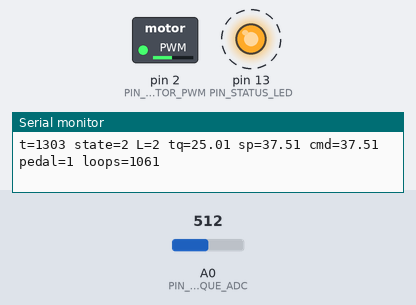
Bench run of a sketch on a simulated Teensy 4. Parts: switched loads named in the sketch (green lamp = pin HIGH), output pins drawn as LEDs (lit = HIGH), the last lines printed to the serial monitor. Dashed ring = blinking. The test bench sets the inputs (shaded band); at power-on: A0 (PIN_TORQUE_ADC) = 512 (analog values on the 0–1023 scale).

Above: at 1.4 s.
1.5 s: A0 (PIN_TORQUE_ADC) set to 716
At 2.25 s:
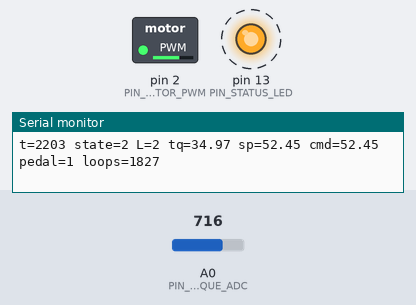
4.5 s: A0 (PIN_TORQUE_ADC) set to 900
At 5.25 s:
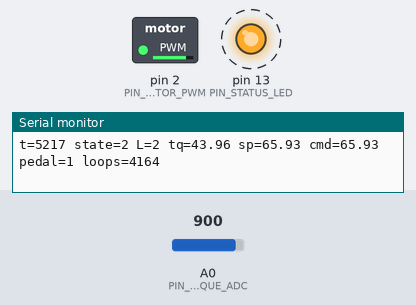
7.5 s: A0 (PIN_TORQUE_ADC) set to 0
At 8.25 s:
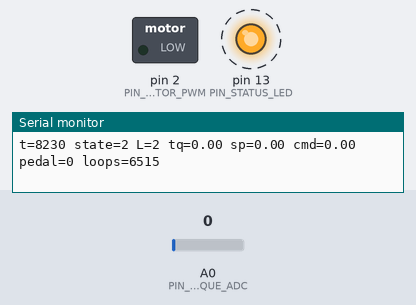
Timing chart, 0 to 17.5 s (numbered marks = the images above; inputs shaded):
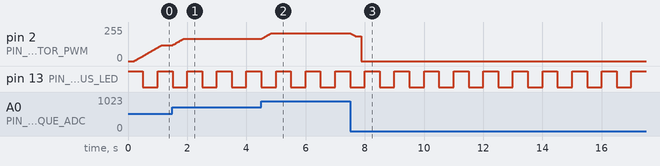

The sketch:

mc_fw_v1.ino
```cpp
// =============================================================================
// E-Bike Motor Controller Firmware — v1
// Target: Teensy 4.0 (NXP i.MX RT1062 @ 600 MHz)
// =============================================================================
// Scope (v1): two inputs (pedal torque, assist level via USB-serial), one
// output (motor-drive PWM as stand-in for 3-phase gate drive). No CAN, no
// brake/wheel/hall/NTC/BMS yet.
//
// Implements (traceable to systems model):
//   HW-MC-01  Teensy 4.0 / i.MX RT1062 @ 600 MHz
//   HW-MC-03  Control loop period <= 1 ms
//   HW-MC-05  Hardware watchdog, <= 100 ms window
//   HW-MC-06  Boot + self-test <= 500 ms
//   SW-MC-01  Closed-loop torque-control rate >= 1 kHz (loop only in v1)
//   SW-MC-02  Torque command latency << 150 ms
//   SW-MC-04  Output ramp <= 40 Nm/s
//   SW-MC-06  Pedal-stop torque decay to <= 0.5 Nm within 300 ms
//   SW-MC-30  Cut-in 5 Nm / cut-out 3 Nm (2 Nm hysteresis)
//   SW-MC-31  Eco/Tour/Sport/Turbo gains 0.5 / 1.5 / 2.5 / 3.5, cap 80 Nm
//   SW-MC-33  Boot -> Self-Test -> Armed (Fault paths deferred to v2)
//   SW-MC-34  Torque ADC sample rate >= 1 kHz
//   SW-MC-35  Assist level Off -> zero output (Armed, telemetry on)
//
// Pin map (Teensy 4.0):
//   A0 (pin 14)  IF-MC-TORQUE   analog in, 0-3.3 V -> 0..50 Nm (linear)
//   pin 2        IF-MC-3PH      motor PWM out (single channel stand-in)
//   pin 13       built-in LED   state indicator (1 Hz blink when Armed)
//   USB serial   IF-CAN-HMI2MC  v1 stub: "L<n>\n" sets assist level (0..4)
//
// Build: Arduino IDE + Teensyduino, board "Teensy 4.0", USB Type "Serial",
//        CPU 600 MHz, Optimize "Faster".
// =============================================================================

#include <Arduino.h>

// ---- Configuration constants (derived from systems model) -------------------
constexpr uint32_t LOOP_HZ                 = 1000;           // HW-MC-03, SW-MC-01
constexpr uint32_t LOOP_PERIOD_US          = 1000000UL / LOOP_HZ;

constexpr float    TORQUE_FULLSCALE_NM     = 50.0f;          // 3.3 V -> 50 Nm
constexpr float    TORQUE_CUT_IN_NM        = 5.0f;           // SW-MC-30
constexpr float    TORQUE_CUT_OUT_NM       = 3.0f;           // SW-MC-30
constexpr float    MOTOR_TORQUE_CAP_NM     = 80.0f;          // SW-MC-31
constexpr float    OUTPUT_RAMP_NM_PER_S    = 40.0f;          // SW-MC-04
constexpr float    PEDAL_STOP_DECAY_TARGET_NM = 0.5f;        // SW-MC-06
constexpr uint32_t PEDAL_STOP_DETECT_MS    = 200;            // SW-MC-06 trigger

constexpr uint32_t SELF_TEST_DURATION_MS   = 200;            // HW-MC-06 (<= 500)
constexpr uint32_t WDT_TIMEOUT_MS          = 100;            // HW-MC-05

// SW-MC-31 assist gain table: Off, Eco, Tour, Sport, Turbo
constexpr float    ASSIST_GAINS[5]         = {0.0f, 0.5f, 1.5f, 2.5f, 3.5f};
constexpr uint8_t  ASSIST_LEVEL_MAX        = 4;
constexpr uint8_t  ASSIST_LEVEL_DEFAULT    = 2;              // Tour

constexpr uint8_t  PIN_TORQUE_ADC          = A0;
constexpr uint8_t  PIN_MOTOR_PWM           = 2;
constexpr uint8_t  PIN_STATUS_LED          = LED_BUILTIN;

constexpr uint8_t  PWM_RESOLUTION_BITS     = 12;
constexpr uint32_t PWM_FREQUENCY_HZ        = 20000;          // ultrasonic
constexpr uint32_t PWM_MAX_COUNT           = (1U << PWM_RESOLUTION_BITS) - 1U;
constexpr uint32_t ADC_RESOLUTION_BITS     = 12;
constexpr uint32_t ADC_MAX_COUNT           = (1U << ADC_RESOLUTION_BITS) - 1U;

constexpr uint32_t TELEMETRY_PERIOD_MS     = 100;            // 10 Hz console out

// ---- MC operating state machine (subset of SW-MC-33) -----------------------
enum class McState : uint8_t {
    Boot = 0,
    SelfTest,
    Armed
    // Disarmed, Derate, Fault deferred to v2
};

struct FirmwareState {
    McState  state               = McState::Boot;
    uint32_t state_entered_ms    = 0;
    uint8_t  assist_level        = ASSIST_LEVEL_DEFAULT;
    float    torque_sample_nm    = 0.0f;
    bool     pedal_active        = false;     // hysteresis output
    uint32_t pedal_last_above_cut_ms = 0;
    float    motor_setpoint_nm   = 0.0f;      // target after gain + cap
    float    motor_command_nm    = 0.0f;      // after ramp limiter (actual out)
    uint32_t last_telemetry_ms   = 0;
    uint32_t loop_count          = 0;
};
static FirmwareState fw;

// ---- Helpers ---------------------------------------------------------------
static inline float clampf(float x, float lo, float hi) {
    return x < lo ? lo : (x > hi ? hi : x);
}

static void enterState(McState s) {
    fw.state = s;
    fw.state_entered_ms = millis();
}

// Map raw ADC counts to Nm: linear, no calibration in v1.
static float readTorqueNm() {
    uint32_t raw = analogRead(PIN_TORQUE_ADC);          // SW-MC-34: at 1 kHz
    float    v   = (float)raw / (float)ADC_MAX_COUNT;   // 0..1
    return v * TORQUE_FULLSCALE_NM;                     // 0..50 Nm
}

// Drive the motor PWM (single duty stand-in for IF-MC-3PH in v1).
static void driveMotor(float command_nm) {
    float duty_f = command_nm / MOTOR_TORQUE_CAP_NM;
    duty_f = clampf(duty_f, 0.0f, 1.0f);
    uint32_t duty = (uint32_t)(duty_f * (float)PWM_MAX_COUNT + 0.5f);
    analogWrite(PIN_MOTOR_PWM, duty);
}

// SW-MC-30: pedal-active hysteresis.
static void updatePedalActive(float torque_nm, uint32_t now_ms) {
    if (!fw.pedal_active && torque_nm >= TORQUE_CUT_IN_NM) {
        fw.pedal_active = true;
    } else if (fw.pedal_active && torque_nm < TORQUE_CUT_OUT_NM) {
        fw.pedal_active = false;
    }
    if (fw.pedal_active) {
        fw.pedal_last_above_cut_ms = now_ms;
    }
}

// SW-MC-31 / SW-MC-35
static float computeAssistSetpoint(float pedal_nm) {
    if (!fw.pedal_active) return 0.0f;
    float gain = ASSIST_GAINS[fw.assist_level];
    float cmd  = pedal_nm * gain;
    return clampf(cmd, 0.0f, MOTOR_TORQUE_CAP_NM);
}

// SW-MC-04: 40 Nm/s slew. Loop is 1 ms -> max step 0.04 Nm.
static float applyRampLimit(float current, float target) {
    const float max_step = OUTPUT_RAMP_NM_PER_S / (float)LOOP_HZ;
    float delta = target - current;
    if      (delta >  max_step) delta =  max_step;
    else if (delta < -max_step) delta = -max_step;
    return current + delta;
}

// SW-MC-06: after 200 ms of pedal inactivity, decay command to <= 0.5 Nm
// within 300 ms using a 60 ms time constant.
static float applyPedalStopDecay(float current, uint32_t now_ms) {
    if (fw.pedal_active) return current;
    if ((now_ms - fw.pedal_last_above_cut_ms) < PEDAL_STOP_DETECT_MS) return current;
    const float tau_ms       = 60.0f;
    const float dt_ms        = 1000.0f / (float)LOOP_HZ;
    const float decay_factor = expf(-dt_ms / tau_ms);
    float next = current * decay_factor;
    if (next < PEDAL_STOP_DECAY_TARGET_NM * 0.5f) next = 0.0f;
    return next;
}

// ---- 1 kHz control loop -----------------------------------------------------
static IntervalTimer controlTimer;
static volatile bool loop_tick = false;

static void onControlTick() { loop_tick = true; }

static void runControlStep(uint32_t now_ms) {
    fw.loop_count++;
    fw.torque_sample_nm = readTorqueNm();
    updatePedalActive(fw.torque_sample_nm, now_ms);
    float target_nm = computeAssistSetpoint(fw.torque_sample_nm);
    fw.motor_setpoint_nm = target_nm;
    float commanded = applyRampLimit(fw.motor_command_nm, target_nm);
    commanded       = applyPedalStopDecay(commanded, now_ms);
    fw.motor_command_nm = commanded;
    if (fw.state == McState::Armed) driveMotor(fw.motor_command_nm);
    else                            driveMotor(0.0f);
}

// ---- Serial command parser (v1 stub for IF-CAN-HMI2MC) ----------------------
static char    cmd_buf[16];
static uint8_t cmd_len = 0;

static void handleCommand(const char* s) {
    if (s[0] == 'L' && s[1] >= '0' && s[1] <= '0' + ASSIST_LEVEL_MAX) {
        fw.assist_level = (uint8_t)(s[1] - '0');
        Serial.print("OK assist="); Serial.println(fw.assist_level);
    } else if (s[0] == '?') {
        Serial.print("STATE="); Serial.print((int)fw.state);
        Serial.print(" L="); Serial.print(fw.assist_level);
        Serial.print(" tq="); Serial.print(fw.torque_sample_nm, 2);
        Serial.print("Nm cmd="); Serial.print(fw.motor_command_nm, 2);
        Serial.println("Nm");
    } else {
        Serial.println("ERR usage: L0..L4 or ?");
    }
}

static void pollSerial() {
    while (Serial.available() > 0) {
        char c = (char)Serial.read();
        if (c == '\n' || c == '\r') {
            if (cmd_len > 0) { cmd_buf[cmd_len] = '\0'; handleCommand(cmd_buf); cmd_len = 0; }
        } else if (cmd_len < sizeof(cmd_buf) - 1) {
            cmd_buf[cmd_len++] = c;
        }
    }
}

// ---- Telemetry (v1 stand-in for IF-CAN-MC2HMI / SW-MC-36) -------------------
static void emitTelemetry(uint32_t now_ms) {
    if ((now_ms - fw.last_telemetry_ms) < TELEMETRY_PERIOD_MS) return;
    fw.last_telemetry_ms = now_ms;
    Serial.print("t=");      Serial.print(now_ms);
    Serial.print(" state="); Serial.print((int)fw.state);
    Serial.print(" L=");     Serial.print(fw.assist_level);
    Serial.print(" tq=");    Serial.print(fw.torque_sample_nm, 2);
    Serial.print(" sp=");    Serial.print(fw.motor_setpoint_nm, 2);
    Serial.print(" cmd=");   Serial.print(fw.motor_command_nm, 2);
    Serial.print(" pedal="); Serial.print(fw.pedal_active ? 1 : 0);
    Serial.print(" loops="); Serial.println(fw.loop_count);
}

// ---- Self-test (SW-MC-33 / HW-MC-06) ----------------------------------------
static bool runSelfTest() {
    for (int i = 0; i < 8; i++) {
        uint32_t raw = analogRead(PIN_TORQUE_ADC);
        if (raw == 0 || raw == ADC_MAX_COUNT) return false;  // stuck-at-rail
        delay(2);
    }
    driveMotor(0.0f);
    return true;
}

// ---- Arduino entry points ---------------------------------------------------
void setup() {
    Serial.begin(115200);
    pinMode(PIN_STATUS_LED, OUTPUT);
    digitalWrite(PIN_STATUS_LED, HIGH);
    analogReadResolution(ADC_RESOLUTION_BITS);
    analogReadAveraging(4);
    analogWriteResolution(PWM_RESOLUTION_BITS);
    analogWriteFrequency(PIN_MOTOR_PWM, PWM_FREQUENCY_HZ);
    pinMode(PIN_MOTOR_PWM, OUTPUT);
    driveMotor(0.0f);
    enterState(McState::Boot);
    Serial.println("MC FW v1 booting");
    enterState(McState::SelfTest);
    uint32_t st_start = millis();
    bool st_ok = runSelfTest();
    while ((millis() - st_start) < SELF_TEST_DURATION_MS) { /* pad to deterministic */ }
    if (!st_ok) {
        Serial.println("SELFTEST FAIL");
        while (true) { digitalWrite(PIN_STATUS_LED, HIGH); delay(100); }
    }
    enterState(McState::Armed);
    Serial.println("ARMED");
    controlTimer.priority(64);
    controlTimer.begin(onControlTick, LOOP_PERIOD_US);
}

void loop() {
    if (loop_tick) { loop_tick = false; runControlStep(millis()); }
    pollSerial();
    emitTelemetry(millis());
    static uint32_t led_last = 0;
    uint32_t now = millis();
    if (fw.state == McState::Armed && (now - led_last) >= 500) {
        led_last = now;
        digitalWrite(PIN_STATUS_LED, !digitalRead(PIN_STATUS_LED));
    }
}
```

Measured:
- after the input at 1.5 s, pin 2 (PIN_MOTOR_PWM): moves from 119/255 to 167/255 over 0.37 s, starting at once
- after the input at 4.5 s, pin 2 (PIN_MOTOR_PWM): moves from 167/255 to 210/255 over 0.33 s, starting at once
- after the input at 7.5 s, pin 2 (PIN_MOTOR_PWM): moves from 210/255 to 0/255 over 0.37 s, starting at once
- by itself, pin 13 (PIN_STATUS_LED): alternates HIGH for 0.50 s and LOW for 0.50 s
